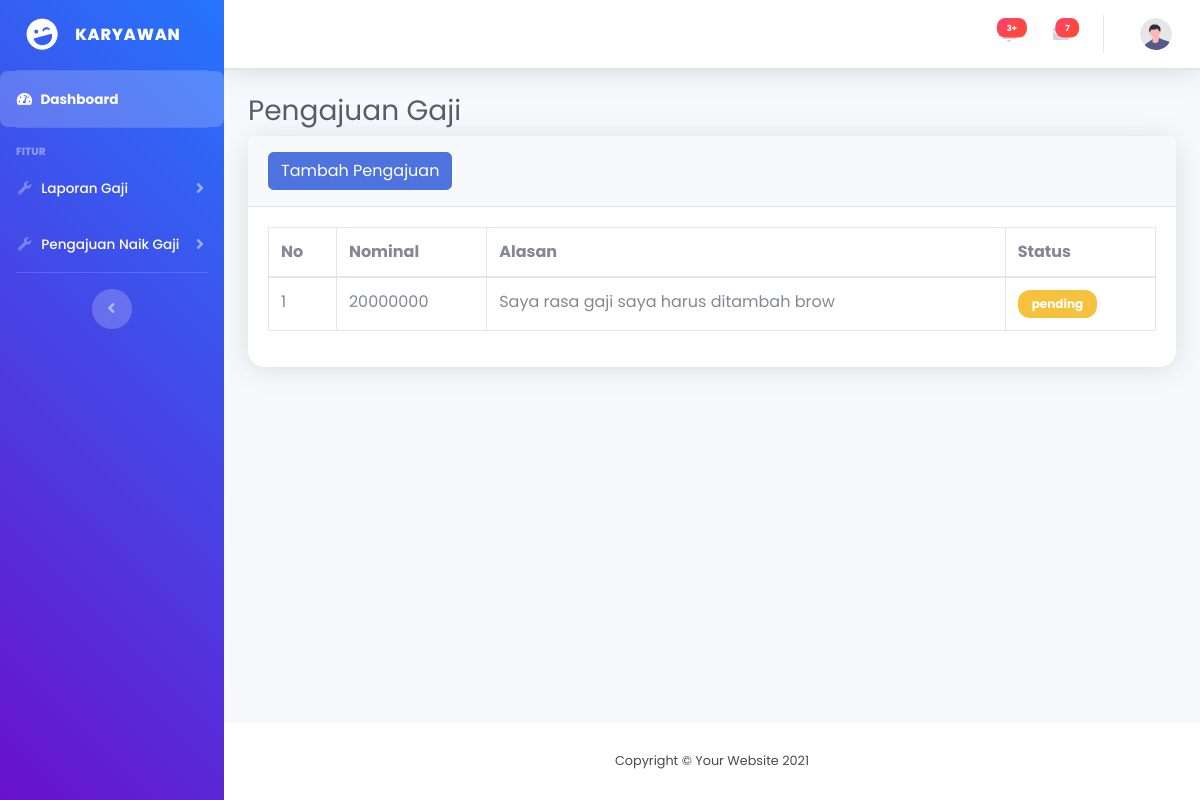
The app's page /karyawan/pengajuan.php (signed in), older data.
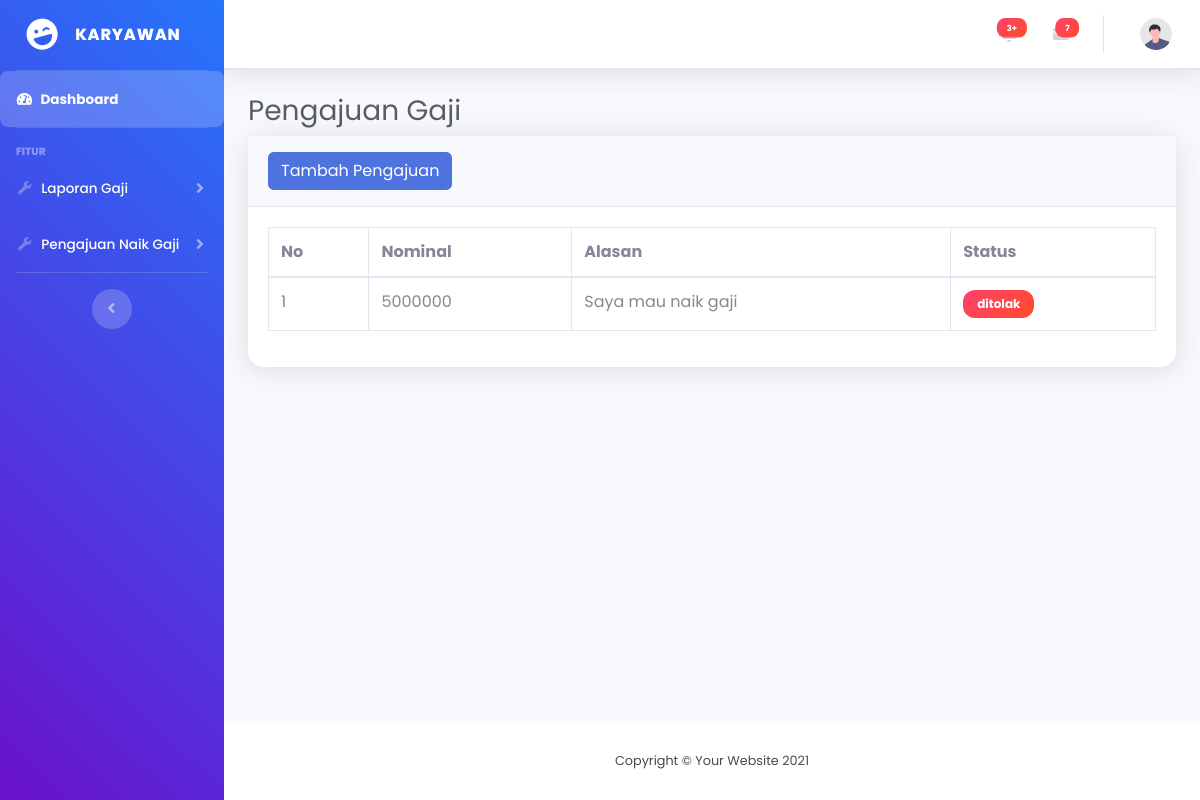
The same page, newer data.
### tables this page shows
CREATE TABLE `pengajuan` (
  `id` int(11) NOT NULL,
  `id_karyawan` int(11) NOT NULL,
  `nominal` decimal(10,0) NOT NULL,
  `alasan` text NOT NULL,
  `status` enum('pending','diterima','ditolak') NOT NULL
);

### karyawan/pengajuan.php (the view, shortened to what the changed rows need)
<?php
    include '../koneksi.php';
?>
<!DOCTYPE html>
<html lang="en">
<head>
    <link href="../assets/vendor/fontawesome-free/css/all.min.css" rel="stylesheet" type="text/css">
    <link href="../assets/css/sb-admin-2.min.css" rel="stylesheet">
</head>
<body id="page-top">
    <div id="wrapper">
        <div id="content-wrapper" class="d-flex flex-column">
            <div id="content">
                <div class="container-fluid">
                <h1 class="h3 mb-2 text-gray-800">Pengajuan Gaji</h1>
                <div class="card shadow mb-4">
                    <div class="card-body">
                        <div class="table-responsive">
                            <table class="table table-bordered" id="dataTable" width="100%" cellspacing="0">
                                <thead>
                                    <tr>
                                        <th>No</th>
                                        <th>Nominal</th>
                                        <th>Alasan</th>
                                        <th>Status</th>
                                    </tr>
                                </thead>
                                <tbody>
                                    <?php
                                    $no = 1;
                                    $tampil = mysqli_query($koneksi, "SELECT * FROM pengajuan");
                                    while($data = mysqli_fetch_array($tampil)):
                                    ?>
                                    <tr>
                                        <td><?= $no++ ?></td>
                                        <td><?= $data['nominal'] ?></td>
                                        <td><?= $data['alasan'] ?></td>
                                        <?php if ($data['status'] == 'diterima'): ?>
                                        <td><span class="badge badge-success"><?= $data['status'] ?></span></td>
                                        <?php elseif ($data['status'] == 'pending'): ?>
                                        <td><span class="badge badge-warning"><?= $data['status'] ?></span></td>
                                        <?php else: ?>
                                        <td><span class="badge badge-danger"><?= $data['status'] ?></span></td>
                                        <?php endif; ?>
                                    </tr>
                                    <?php endwhile; ?>
                                </tbody>
                            </table>
                        </div>
                    </div>
                </div>
                </div>
            </div>
        </div>
    </div>
</body>
</html>

Row changes from the older to the newer data that the page shows:
removed pengajuan: nominal "20000000", alasan "Saya rasa gaji saya harus ditambah brow", status "pending"
added pengajuan: nominal "5000000", alasan "Saya mau naik gaji", status "ditolak"
